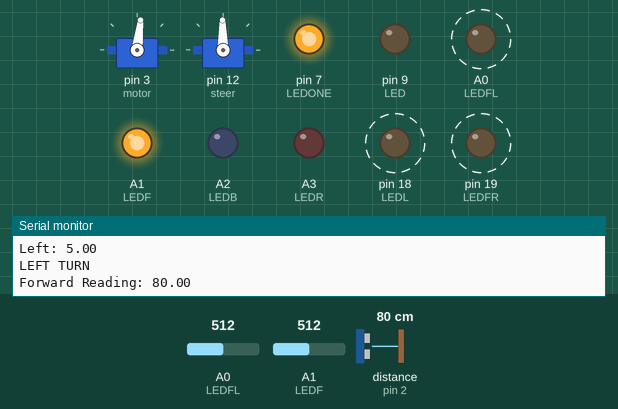
This sketch was run on a simulated Arduino Uno, built with avr-gcc and run on an emulated ATmega328P. Shown: 2 × servo, output pins drawn as LEDs (lit = HIGH), the last lines printed to the serial monitor. Dashed ring = blinking. The test bench sets the inputs (shaded band); at power-on: distance to the obstacle (sensor on pin 2) 80 cm, A0 (LEDFL) = 512, A1 (LEDF) = 512. The echo pulse lasts 58.3 µs per cm.

Above: at 2.4 s.
2.5 s: distance to the obstacle (sensor on pin 2) set to 71 cm
At 3.05 s:
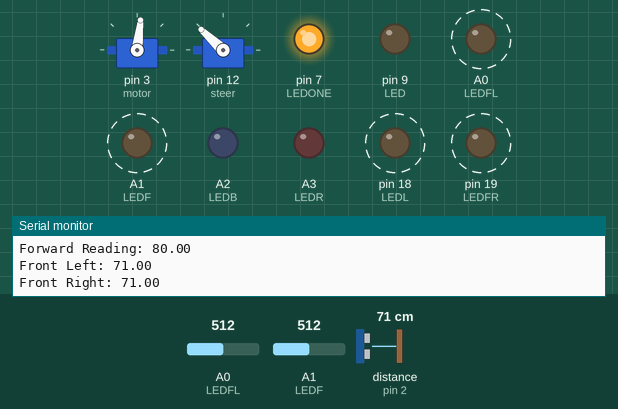
6.4 s: distance to the obstacle (sensor on pin 2) set to 60 cm
At 8.3 s:
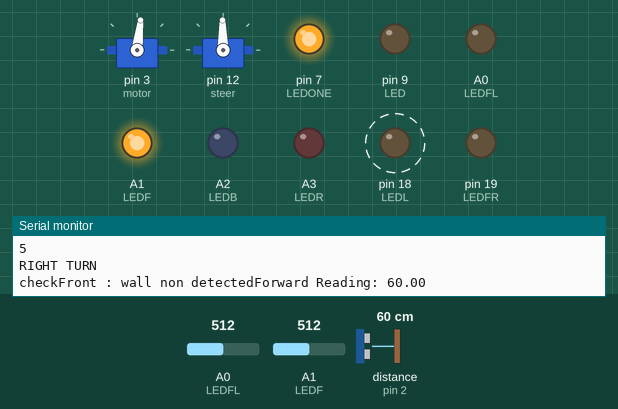
10.0 s: A0 (LEDFL) set to 716
13.9 s: distance to the obstacle (sensor on pin 2) set to 9 cm
17.4 s: distance to the obstacle (sensor on pin 2) set to 6 cm
At 17.86 s:
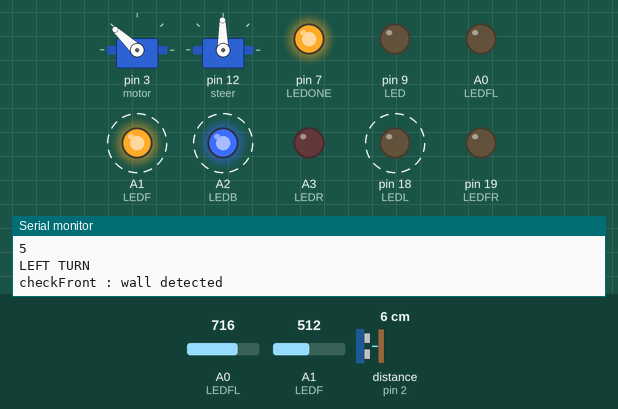
20.9 s: distance to the obstacle (sensor on pin 2) set to 2 cm
Timing chart, 0 to 25.8 s (numbered marks = the images above; inputs shaded):
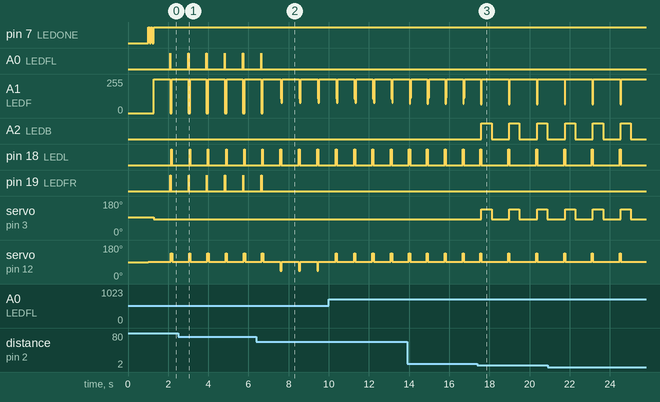

The sketch:

Main2.ino
```cpp
#include <HCSR04.h>   // used to control HCSR04 Sensors.
#include <IRremote.h> // used to control the IR reciver and remote.
#include <Servo.h>    // used to control the motors.
#include "DHT.h"      // used to control DHT sensor.

// IR recever pin and configuration
const int RECV_PIN = 11;
IRrecv irrecv(RECV_PIN);
decode_results results;    // store read value from the remote

// LEDs from different checks and signs
byte LEDONE = 7;          // LED for the proximity  function
byte LED    = 9;          // led for blinking function
byte LEDFR  = 19;         // indicate a call for frontRight sensor
byte LEDFL  = 14;         // indicate a call for frontLeft sensor
byte LEDF   = 15;         // indicate a call for front sensor
byte LEDB   = 16;         // indicate a call for Back sensor
byte LEDR   = 17;         // indicate a call for Right sensor
byte LEDL   = 18;         // indicate a call for Left sensor

//Create ESC drive motor 'motor' and steering servo 'steer'
Servo motor;
Servo steer;

int direct     = steer.read(); // read actual servo direction
int speedMicro = motor.read(); // read actual motor speed

//Motor Speed control -> PWM signal
const int speedCenter = 1500;    // new speed center 1500
const int forwardSpeed = 1400;    // Min Speed front new speed min 1400 new
                                  // speed max 1280
const int forwardSpeedMax = 1280;    // Max Speed front
const int reverseSpeed = 1960;    // reverse //1570 1550 //  new one for min :
                                  // 1620 // max new 1960
const int reverseSpeedMin = 1620;    //Min Speed reverse

// tmp sensor
#define DHTPIN 4      //define the digital pin for DHT temprature Sensor
#define DHTTYPE DHT11 // define the type of DHT Sensor
DHT dht(DHTPIN, DHTTYPE); // Creat DHT object to Initialize DHT sensor

//Servo position control values
const int neutral = 1480; // Steering servo positions for straight, left
                          // turns, and right turns
const int steerRight = 1000;
const int steerLeft = 1960;

// Sonars pins & initialisations by creating an object from type HCSR04
HCSR04 fSonic(37, 2); //initialisation class HCSR04 for the front sensor (trig
                      // pin , echo pin)
HCSR04 flSonic(39, 5); //initialisation class HCSR04 for the frontleft
                       // sensor(trig pin , echo pin)
HCSR04 frSonic(38, 8); //initialisation class HCSR04 for the frontright sensor
                       // (trig pin , echo pin)
HCSR04 baSonic(40, 6); //initialisation class HCSR04 for the back sensor(trig
                       // pin , echo pin)

// infarad pins
#define Right  A0 //Pins for sonarR()
#define Left   A1  //Pins for sonarL()
#define InfaradFRight A2 //Pins for sonarFRSide()
#define BackRight A3 //Pins for sonarBR()

//Thresholds
const int frontThreshold = 66;    //Thresholds for the different 'types' of
                                  // sonar sensors front,sides, and Back.In
                                  // centimeters.
const int sideThreshold = 25;
const int backThreshold = 40;
const int frontSideThreshold = 45;

float distance;          // vars for sonar readings.
float distance2;
float distance3;
float distance4;
float distance5;

void setup() {
  Serial.begin(9600);                                  // Start serial
                                                       // communication at 9600
                                                       // Baud
  motor.attach(3);                                     //Attaches motor to pin 3
  Serial.println("MOTOR ATTACHED");
  speedCenterN();                                      // Set motor to neutral
  delay(500);
  steer.attach(12);                                    //Attaches steering servo
                                                       // to pin 12
  Serial.println("Steer ATTACHED");
  delay(500);
  steer.write(neutral);                                // Set steering to
                                                       // straight
  irrecv.enableIRIn();                                 //Enable IR reciver
  irrecv.blink13(true);                                // Blink LED13 every time
                                                       // IR reciver recive a
                                                       // signal
  pinMode(LEDONE, OUTPUT);                            // LEDS initialisation
  pinMode(LED   , OUTPUT);
  pinMode(LEDF  , OUTPUT);
  pinMode(LEDB  , OUTPUT);
  pinMode(LEDFR , OUTPUT);
  pinMode(LEDFL , OUTPUT);
  pinMode(LEDL  , OUTPUT);
  pinMode(LEDR  , OUTPUT);

  digitalWrite(LEDONE, LOW);
  blinking();                                         // Blink the top led to
                                                      // indecate car is ready
  turnOffLED();                                       // turn off all leds
  dht.begin();                                        // start dht sensor comunication
}

void loop() {
  steer.write(neutral);                  // set steer to neutral
  motor.writeMicroseconds(forwardSpeed); // run motor to front direction (start the car)
  distance = sonarFront();              // get front distance
  Serial.print("Forward Reading: ");
  Serial.println(distance);
  delay(800);                            //  quadruple checks to make
                                         //  sure that an obstacle
                                         //  is present before turning.
  if (distance < frontThreshold && distance != 0) {
    distance = sonarFront();
    Serial.print("Forward Reading: ");
    Serial.println(distance);
    delay(8);
    if (distance < frontThreshold && distance != 0) {
      distance = sonarFront();
      Serial.print("Forward Reading: ");
      Serial.println(distance);
      delay(8);
      if (distance < frontThreshold && distance != 0) {
        distance = sonarFront();
        Serial.print("Forward Reading: ");
        Serial.println(distance);
        delay(8);
        if (distance > frontThreshold) { // || distance == 0
          motor.writeMicroseconds(forwardSpeed);
          steer.write(neutral);
        } else {          //Here is the passage of the quadruple
                          // check, indicating an obstacle. Below, the car reads
                          // the two sides and decides which one has more room.
          distance3 = sonarR();
          distance2 = sonarL();
          //checkFront();
          if (distance2 > distance3 && distance2 != 0) {
            leftTurn();
            //   checkFront();
          } else if (distance3 > distance2 && distance3 != 0) {
            rightTurn();
            // checkFront();
          } else if (distance2 < 7) {
            rightTurn();
            // checkFront();
          } else if (distance3 < 7) {
            leftTurn();
            //   checkFront();
          }
          checkFront(); // imp
        }
      } else {
        readSidesAndFront();    //Here, if the multiple checks for a wall in
                                // front fail at any point, the car reads the
                                // rest of the sensors for minor adjustments. It
                                // calls the function mentioned above.
      }
    } else {
      readSidesAndFront();
    }
  } else {
    readSidesAndFront();
  }
}
```

MainAuxFun.ino
```cpp
void blinking() {
  digitalWrite(LEDONE, !digitalRead(LEDONE)); // Toggle the LED
  delay(70);
  digitalWrite(LEDONE, !digitalRead(LEDONE));
  delay(70);
  digitalWrite(LEDONE, !digitalRead(LEDONE));
  delay(70);
  digitalWrite(LEDONE, !digitalRead(LEDONE));
  delay(70);
  digitalWrite(LEDONE, !digitalRead(LEDONE));
}


void turnOffLED(){ // turn off sensor's led
  digitalWrite(LEDFR,LOW);
  digitalWrite(LEDFL,LOW);
  digitalWrite(LEDF,LOW);
  digitalWrite(LEDB,LOW);
  digitalWrite(LEDR,LOW);
  digitalWrite(LEDL,LOW);
}


void turnOnLED(char LEDNAME){ // indicate which sensor is active NOW
  digitalWrite(LEDNAME,HIGH);
}
```

Motor.ino
```cpp
void speedFMax(){
  for (int i = 1380; i > 1250; --i) {
    motor.writeMicroseconds(i);
    delay(30);
  }
}


void speedFMin(){
  motor.writeMicroseconds(1380);
}


void slowDownSpeed(){
  for (int i = 1250; i < 1380; ++i) {
    motor.writeMicroseconds(i);
    delay(30);
  }
}


void breaking(){ // Function called to stop the car
  digitalWrite(LEDB,HIGH);
  motor.writeMicroseconds(reverseSpeed);
  delay(500);
  speedCenterN();
  Serial.println("Breaking done ! ");
}


void speedBMax(){
  motor.writeMicroseconds(1630);
}


void speedBMin(){
  for (int i = 1550; i < 1630; ++i) {
    motor.writeMicroseconds(i);
    delay(30);
  }
}


void speedCenterN(){
  motor.writeMicroseconds(speedCenter);
}
```

OpstaclAvoid.ino
```cpp
void readSidesAndFront() {      //Function called to determine if any short or
                                // 45 degree turns are needed. I made this a
                                // separate function since this is called three
                                // times in the loop, and the code
  distance4 = sonarFL();             //became unnecessarily long. It reads all
                                     // of the sensors except the front sensor
                                     // and determines whether or not any minor
                                     // corrections are necessary.
  Serial.print("Front Left: ");
  Serial.println(distance4);
  delay(3);
  distance5 = sonarFR();
  Serial.print("Front Right: ");
  Serial.println(distance5);
  delay(3);
  distance2 = sonarL();
  Serial.print("Left: ");
  Serial.println(distance2);
  delay(3);
  distance3 = sonarR();
  Serial.print("Right: ");
  Serial.println(distance3);
  if (distance3 < sideThreshold && distance3 != 0) {
    distance2 = sonarL();
    Serial.print("Left: ");
    Serial.println(distance2);
    if (distance3 < sideThreshold && distance3 != 0) {
      distance2 = sonarL();
      Serial.print("Left: ");
      Serial.println(distance2);
      if (distance3 < sideThreshold && distance3 != 0) {
        leftTurn();
        //checkFront();
      } else {
        motor.writeMicroseconds(forwardSpeed);
        steer.write(neutral);
      }
    } else {
      motor.writeMicroseconds(forwardSpeed);
      steer.write(neutral);
    }
  } else if (distance2 < sideThreshold && distance2 != 0) {
    distance3 = sonarR();
    Serial.print("Right: ");
    Serial.println(distance3);
    if (distance2 < sideThreshold && distance2 != 0) {
      distance3 = sonarR();
      Serial.print("Right: ");
      Serial.println(distance3);
      if (distance2 < sideThreshold && distance2 != 0) {
        rightTurn();
       // checkFront();
      } else {
        motor.writeMicroseconds(forwardSpeed);
        steer.write(neutral);
      }
    } else {
      motor.writeMicroseconds(forwardSpeed);
      steer.write(neutral);
    }
  } else if (distance5 <= 4 && distance5 != 0) {
    //stopReverseTurn();
    //checkFront();
    steer.write(steerRight);
    motor.writeMicroseconds(speedCenter);
    delay(1000);
    motor.writeMicroseconds(reverseSpeed);
    Serial.println("Reversing");
    delay(950);
    motor.writeMicroseconds(speedCenter);
    steer.write(neutral);
  } else if (distance5 < frontSideThreshold && distance5 != 0) {
    distance5 = sonarFR();
    Serial.print("Front Right: ");
    Serial.println(distance5);
    if (distance5 < frontSideThreshold && distance5 != 0) {
      distance5 = sonarFR();
      Serial.print("Front Right: ");
      Serial.println(distance5);
      if (distance5 < frontSideThreshold && distance5 != 0) {
        frontLeftTurn();
        checkFront();
      } else {
        motor.writeMicroseconds(forwardSpeed);
        steer.write(neutral);
      }
    } else {
      motor.writeMicroseconds(forwardSpeed);
      steer.write(neutral);
    }
  } else if (distance4 < 4 && distance4 != 0) {
    steer.write(steerLeft);
    breaking(); // stop the car perparing for a reverse
    delay(500);
    //stopReverseTurn();
    //checkFront();
    motor.writeMicroseconds(reverseSpeed);
    Serial.println("Reversing  ");
    delay(950);
    motor.writeMicroseconds(speedCenter);
    steer.write(neutral);
  } else if (distance4 < frontSideThreshold && distance4 != 0) {
    distance4 = sonarFL();
    Serial.print("Front Left: ");
    Serial.println(distance4);
    if (distance4 < frontSideThreshold && distance4 != 0) {
      distance4 = sonarFL();
      Serial.print("Front Left: ");
      Serial.println(distance4);
      if (distance4 < frontSideThreshold && distance4 != 0) {
        frontRightTurn();
        //checkFront();
      } else {
        motor.writeMicroseconds(forwardSpeed);
        steer.write(neutral);
      }
    } else {
      motor.writeMicroseconds(forwardSpeed);
      steer.write(neutral);
    }
  }
}

void opstaclAvoiding() {
  steer.write(neutral);
  motor.writeMicroseconds(forwardSpeed);
  distance = sonarFront();
  Serial.print("Forward Reading: ");    //Here is an example of the stacked
                                        // if/else statements I mentioned
                                        // before. I had issues with the car
                                        // randomly turning even when no object
                                        // was present.
  Serial.println(distance);             //This was due to noise in the sonar
                                        // readings. Here, the four if
                                        // statements within each other
                                        // essentially quadruple check to make
                                        // sure that an obstacle
  delay(8);                             //is present before turning. This has a
                                        // negligible impact on reading
                                        // performance, and I used a similar
                                        // structure for the readSidesAndFront()
                                        // function above.
  if (distance < frontThreshold && distance != 0) {
    distance = sonarFront();
    Serial.print("Forward Reading: ");
    Serial.println(distance);
    delay(8);
    if (distance < frontThreshold && distance != 0) {
      distance = sonarFront();
      Serial.print("Forward Reading: ");
      Serial.println(distance);
      delay(8);
      if (distance < frontThreshold && distance != 0) {
        distance = sonarFront();
        Serial.print("Forward Reading: ");
        Serial.println(distance);
        delay(8);
        if (distance > frontThreshold || distance == 0) {
          motor.writeMicroseconds(forwardSpeed);
          steer.write(neutral);
        } else {          //Here is the code for the passage of the quadruple
                          // check, indicating an obstacle. Below, the car reads
                          // the two sides and decides which one has more room.
                          // If one sensor
          distance3 = sonarR();   //returns an error (0), the car turns in that
                                  // direction due to errors being returned for
                                  // wide open spaces.
          distance2 = sonarL();
          if (distance2 > distance3 && distance2 != 0) {
            turnSpeedDirTime(forwardSpeed, steerLeft, 475);
          } else if (distance3 > distance2 && distance3 != 0) {
            turnSpeedDirTime(forwardSpeed, steerRight, 475);
          } else if (distance2 == 0) {
            turnSpeedDirTime(forwardSpeed, steerLeft, 475);
          } else if (distance3 == 0) {
            turnSpeedDirTime(forwardSpeed, steerRight, 475);
          }
          distance = sonarFront(); //Code for backing up. If the front sonar is
                                   // too close to the wall (less than 5cm), the
                                   // car will pause, then back up and carry on
                                   // with normal function.
          if (distance <= 5 && distance != 0) {
            motor.writeMicroseconds(speedCenter);
            delay(1000);
            motor.writeMicroseconds(reverseSpeed);
            Serial.println("Reversing");
            delay(950);
            motor.writeMicroseconds(speedCenter);
            steer.write(neutral);
          }
        }
      } else {
        readSidesAndFront();    //Here, if the multiple checks for a wall in
                                // front fail at any point, the car reads the
                                // rest of the sensors for minor adjustments. It
                                // calls the function mentioned above.
      }
    } else {
      readSidesAndFront();
    }
  } else {
    readSidesAndFront();
  }
}
```

Source omitted: Sensors.ino (2654 bytes), Steering.ino (3421 bytes)

Measured:
- the behaviour switches between 66 and 65 cm on distance to the obstacle (sensor on pin 2) (found by bisection; images 1 and 2)
- the behaviour switches between 8 and 7 cm on distance to the obstacle (sensor on pin 2) (found by bisection; images 2 and 3)
- after the input at 6.4 s, A0 (LEDFL): goes on until 6.6 s, then stays LOW; pin 19 (LEDFR): goes on until 6.7 s, then stays LOW
- after the input at 17.4 s, A2 (LEDB): alternates HIGH for 0.50 s and LOW for 0.89 s, starting after 0.20 s; pin 18 (LEDL): alternates HIGH for 0.05 s and LOW for 1.3 s, starting after 1.5 s
- by itself, A0 (LEDFL), pin 19 (LEDFR): alternates HIGH for 0.01 s and LOW for 0.89 s
- by itself, A1 (LEDF): alternates 255/255 for 1.3 s and 64/255 for 0.04 s
- by itself, pin 18 (LEDL): alternates HIGH for 0.05 s and LOW for 0.87 s
- by itself, servo on pin 12 (steer): alternates 137° for 0.07 s and 91° for 0.85 s
